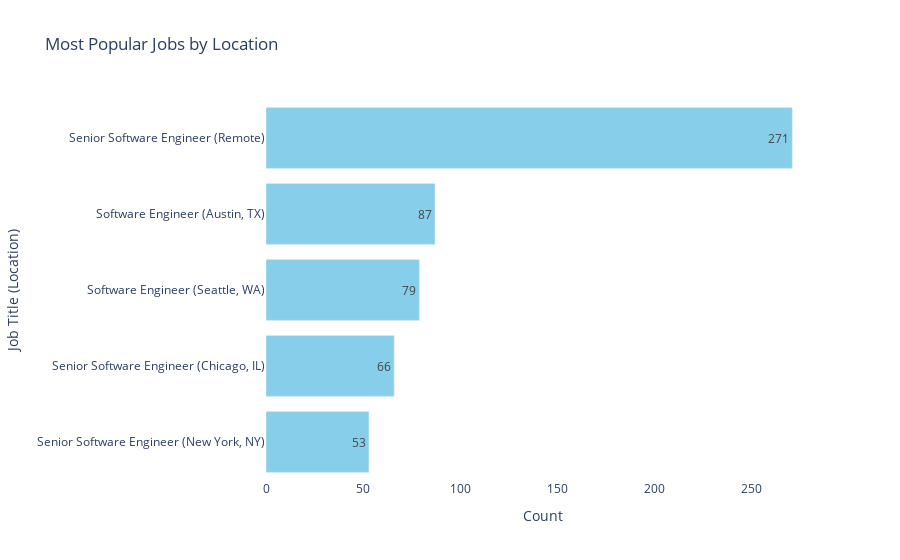

Notebook source saved alongside this figure:
### Code cell
import plotly.graph_objects as go

# Assuming sorted_most_popular_jobs is a DataFrame with 'title', 'location', and 'count' columns

# Create job title with location
job_titles = sorted_most_popular_jobs['title'] + ' (' + sorted_most_popular_jobs['location'] + ')'

# Create the figure
fig = go.Figure()

# Plotting the horizontal bar chart
fig.add_trace(go.Bar(
    y=job_titles,
    x=sorted_most_popular_jobs['count'],
    orientation='h',
    marker_color='skyblue',
))

# Inverting y-axis to display the highest counts at the top
fig.update_layout(
    title='Most Popular Jobs by Location',
    xaxis_title='Count',
    yaxis_title='Job Title (Location)',
    yaxis=dict(autorange="reversed"),
    plot_bgcolor='white',
    showlegend=False,
)

# Adding value labels on the bars
fig.update_traces(text=sorted_most_popular_jobs['count'], textposition='auto')

# Show the plot
fig.show()

### Figure 1 — Plotly figure (JSON) as saved in the notebook; plotly's stock layout.template omitted (floating-point values rounded to 4 significant figures)
{"data": [{"marker": {"color": "skyblue"}, "orientation": "h", "text": [271, 87, 79, 66, 53], "textposition": "auto", "type": "bar", "x": [271, 87, 79, 66, 53], "y": ["Senior Software Engineer (Remote)", "Software Engineer (Austin, TX)", "Software Engineer (Seattle, WA)", "Senior Software Engineer (Chicago, IL)", "Senior Software Engineer (New York, NY)"]}], "layout": {"autosize": true, "plot_bgcolor": "white", "showlegend": false, "title": {"text": "Most Popular Jobs by Location"}, "xaxis": {"autorange": true, "range": [0, 285.3], "title": {"text": "Count"}, "type": "linear"}, "yaxis": {"autorange": true, "range": [4.5, -0.5], "title": {"text": "Job Title (Location)"}, "type": "category"}}}
